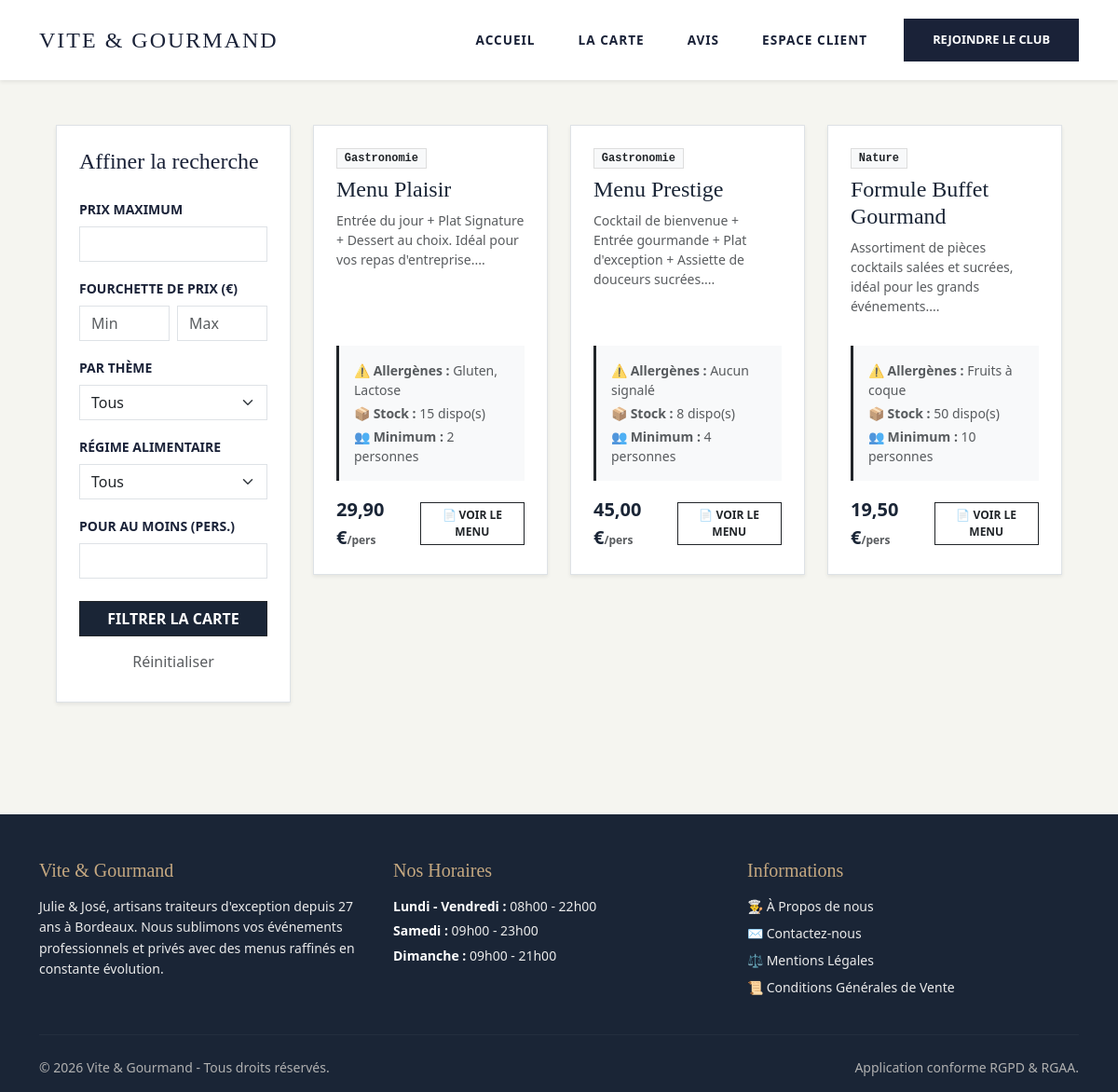
Screenshot of /menus.php with the database file from the repository.
### tables this page shows
CREATE TABLE `menus` (
  `menu_id` int(11) NOT NULL,
  `titre` varchar(100) NOT NULL,
  `description` text DEFAULT NULL,
  `prix_base` decimal(10,2) NOT NULL,
  `theme` varchar(50) DEFAULT 'Gastronomie',
  `regime` varchar(50) DEFAULT 'Classique',
  `allergenes` varchar(255) DEFAULT 'Aucun signalé',
  `stock_dispo` int(11) DEFAULT 10,
  `nb_pers_min` int(11) DEFAULT 2,
  `image` varchar(255) DEFAULT 'default.jpg'
);

### menus.php (the view, shortened to what this page needs)
<?php
include 'includes/header.php';
require_once 'config/database.php';
$prix_max = isset($_GET['prix_max']) ? (float)$_GET['prix_max'] : null;
$prix_min_fourchette = isset($_GET['prix_min_f']) ? (float)$_GET['prix_min_f'] : null;
$prix_max_fourchette = isset($_GET['prix_max_f']) ? (float)$_GET['prix_max_f'] : null;
$nb_pers = isset($_GET['nb_pers_min']) ? (int)$_GET['nb_pers_min'] : null;
$sql = "SELECT * FROM menus WHERE 1=1";
$params = [];
$stmt = $pdo->prepare($sql);
$stmt->execute($params);
$menus = $stmt->fetchAll();
?>
<div class="container-fluid py-5">
    <div class="row px-xl-5">
        <div class="col-lg-3 mb-4">
            <div class="bg-white p-4 shadow-sm border">
                <h4 style="font-family: 'Playfair Display', serif;" class="mb-4">Affiner la recherche</h4>
                <form method="GET" action="menus.php">
                    <div class="mb-3">
                        <label class="form-label small text-uppercase fw-bold">Prix maximum</label>
                        <input type="number" name="prix_max" class="form-control rounded-0" value="<?= $prix_max ?>">
                    </div>
                    <div class="mb-3">
                        <label class="form-label small text-uppercase fw-bold">Fourchette de prix (€)</label>
                        <div class="d-flex gap-2">
                            <input type="number" name="prix_min_f" placeholder="Min" class="form-control rounded-0" value="<?= $prix_min_fourchette ?>">
                            <input type="number" name="prix_max_f" placeholder="Max" class="form-control rounded-0" value="<?= $prix_max_fourchette ?>">
                        </div>
                    </div>
                    <div class="mb-3">
                        <label class="form-label small text-uppercase fw-bold">Par Thème</label>
                        <select name="theme" class="form-select rounded-0">
                            <option value="">Tous</option>
                        </select>
                    </div>
                    <div class="mb-3">
                        <label class="form-label small text-uppercase fw-bold">Régime Alimentaire</label>
                        <select name="regime" class="form-select rounded-0">
                            <option value="">Tous</option>
                        </select>
                    </div>
                    <div class="mb-4">
                        <label class="form-label small text-uppercase fw-bold">Pour au moins (pers.)</label>
                        <input type="number" name="nb_pers_min" class="form-control rounded-0" value="<?= $nb_pers ?>">
                    </div>
                    <button type="submit" class="btn btn-dark rounded-0 w-100 text-uppercase fw-bold" style="background:#1a2536;">Filtrer la carte</button>
                    <a href="menus.php" class="btn btn-link w-100 text-center text-muted small mt-2 text-decoration-none">Réinitialiser</a>
                </form>
            </div>
        </div>
        <div class="col-lg-9">
            <div class="row g-4">
                <?php if (empty($menus)): ?>
                    <div class="col-12 text-center py-5">
                        <p class="text-muted">Aucun menu d'exception ne correspond à vos filtres actuels.</p>
                    </div>
                <?php else: ?>
                    <?php foreach ($menus as $menu): ?>
                        <div class="col-md-6 col-xl-4">
                            <div class="card h-100 bg-white border shadow-sm rounded-0">
                                <div class="card-body p-4 d-flex flex-column">
                                    <span class="badge bg-light text-dark align-self-start mb-2 rounded-0 font-monospace small" style="border: 1px solid #ddd;"><?= htmlspecialchars($menu['theme'] ?? 'Gastronomique') ?></span>
                                    <h4 class="card-title" style="font-family: 'Playfair Display', serif; color: #1a2536;"><?= htmlspecialchars($menu['titre']) ?></h4>
                                    <p class="card-text text-muted small flex-grow-1"><?= htmlspecialchars(substr($menu['description'], 0, 120)) ?>...</p>
                                    <div class="bg-light p-3 my-3 rounded-0 small text-muted border-start border-dark border-3">
                                        <div class="mb-1">⚠️ <strong>Allergènes :</strong> <?= htmlspecialchars($menu['allergenes'] ?? 'Aucun signalé') ?></div>
                                        <div class="mb-1">📦 <strong>Stock :</strong> <?= $menu['stock_dispo'] ?> dispo(s)</div>
                                        <div>👥 <strong>Minimum :</strong> <?= $menu['nb_pers_min'] ?> personnes</div>
                                    </div>
                                    <div class="d-flex justify-content-between align-items-center mt-auto">
                                        <span class="fs-5 fw-bold" style="color: #1a2536;"><?= number_format($menu['prix_base'], 2, ',', ' ') ?> €<span class="small text-muted" style="font-size:0.75rem;">/pers</span></span>
                                        <a href="menu_detail.php?id=<?= $menu['menu_id'] ?? $menu['id'] ?>" class="btn btn-outline-dark btn-sm rounded-0 text-uppercase small" style="font-size: 0.75rem; font-weight: 600;">📄 Voir le Menu</a>
                                    </div>
                                </div>
                            </div>
                        </div>
                    <?php endforeach; ?>
                <?php endif; ?>
            </div>
        </div>
    </div>
</div>
<?php include 'includes/footer.php'; ?>

### header.php (shortened to what this page needs)
<!DOCTYPE html>
<html lang="fr">
<head>
    <link href="https://cdn.jsdelivr.net/npm/bootstrap@5.3.0/dist/css/bootstrap.min.css" rel="stylesheet">
    <link href="assets/css/style.css" rel="stylesheet">
</head>
<body>
<nav class="navbar navbar-expand-lg sticky-top shadow-sm">
    <div class="container">
        <a class="navbar-brand" href="index.php">VITE & GOURMAND</a>
        <div class="collapse navbar-collapse" id="navbarNav">
            <ul class="navbar-nav ms-auto align-items-center">
                <li class="nav-item"><a class="nav-link" href="index.php">Accueil</a></li>
                <li class="nav-item"><a class="nav-link" href="menus.php">La Carte</a></li>
                <li class="nav-item"><a class="nav-link" href="avis.php">Avis</a></li>
                <?php if (isset($_SESSION['user_id'])): ?>
                    <li class="nav-item">
                        <a href="mon_espace.php" class="btn btn-outline-dark rounded-0 me-2" style="font-size: 0.85rem; font-weight: 600; text-transform: uppercase;">
                            👤 Mon Espace
                        </a>
                    </li>
                    <?php if (isset($_SESSION['role']) && $_SESSION['role'] === 'admin'): ?>
                        <li class="nav-item">
                            <a href="admin_commandes.php" class="btn btn-outline-warning rounded-0 ms-2" style="font-size: 0.85rem; font-weight: 600; text-transform: uppercase;">
                                💼 Administration
                            </a>
                        </li>
                    <?php endif; ?>
                    <li class="nav-item">
                        <a class="btn btn-outline-dark btn-sm rounded-0 ms-2" href="logout.php">Déconnexion</a>
                    </li>
                <?php else: ?>
                    <li class="nav-item"><a class="nav-link" href="login.php">Espace Client</a></li>
                    <li class="nav-item">
                        <a class="btn btn-premium ms-lg-3" href="register.php">Rejoindre le club</a>
                    </li>
                <?php endif; ?>
            </ul>
        </div>
    </div>
</nav>

### footer.php (shortened to what this page needs)
<footer class="bg-dark text-white pt-5 pb-3 mt-5" style="background-color: #1a2536 !important; color: #ffffff !important;">
    <div class="container">
        <div class="row g-4">
            <div class="col-md-4">
                <h5 class="mb-3" style="font-family: 'Playfair Display', serif; color: #c5a880 !important;">Vite & Gourmand</h5>
                <p class="small" style="line-height: 1.6; color: #eaeaea !important;">
                    Julie & José, artisans traiteurs d'exception depuis 27 ans à Bordeaux. Nous sublimons vos événements professionnels et privés avec des menus raffinés en constante évolution.
                </p>
            </div>
            <div class="col-md-4">
                <h5 class="mb-3" style="font-family: 'Playfair Display', serif; color: #c5a880 !important;">Nos Horaires</h5>
                <ul class="list-unstyled small" style="line-height: 1.6; color: #eaeaea !important;">
                    <li class="mb-1"><strong style="color: #ffffff;">Lundi - Vendredi :</strong> 08h00 - 22h00 </li>
                    <li class="mb-1"><strong style="color: #ffffff;">Samedi :</strong> 09h00 - 23h00 </li>
                    <li class="mb-1"><strong style="color: #ffffff;">Dimanche :</strong> 09h00 - 21h00 </li>
                </ul>
            </div>
            <div class="col-md-4">
                <h5 class="mb-3" style="font-family: 'Playfair Display', serif; color: #c5a880 !important;">Informations</h5>
                <ul class="list-unstyled small">
                    <li class="mb-2"><a href="a_propos.php" class="text-decoration-none hover-link" style="color: #eaeaea !important;">👨‍🍳 À Propos de nous</a></li>
                    <li class="mb-2"><a href="contact.php" class="text-decoration-none hover-link" style="color: #eaeaea !important;">✉️ Contactez-nous</a></li>
                    <li class="mb-2"><a href="mentions_legales.php" class="text-decoration-none hover-link" style="color: #eaeaea !important;">⚖️ Mentions Légales</a></li>
                    <li class="mb-2"><a href="cgv.php" class="text-decoration-none hover-link" style="color: #eaeaea !important;">📜 Conditions Générales de Vente</a></li>
                </ul>
            </div>
        </div>
        <hr class="my-4" style="border-color: rgba(255,255,255,0.15);">
        <div class="row small" style="color: #b0b0b0 !important;">
            <div class="col-md-6 text-center text-md-start">
                &copy; <?= date('Y') ?> Vite & Gourmand - Tous droits réservés.
            </div>
            <div class="col-md-6 text-center text-md-end">
                Application conforme RGPD & RGAA.
            </div>
        </div>
    </div>
</footer>
</body>
</html>

### style.css (style rules this page uses)
:root { --bg-soft: #F5F5F0; --primary: #1A2238; --accent: #C5A059; --text-muted: #555555; }
body { background-color: var(--bg-soft); color: var(--primary); }

### header.php (style rules this page uses)
h1, h2, h3, .navbar-brand { font-family: 'Playfair Display', serif; }
.navbar { background-color: rgba(255, 255, 255, 0.95) !important; backdrop-filter: blur(10px); padding: 20px 0; }
.navbar-brand { font-size: 1.5rem; letter-spacing: 2px; color: var(--primary) !important; }
.nav-link { text-transform: uppercase; font-size: 0.85rem; font-weight: 600; letter-spacing: 1px; color: var(--primary) !important; margin: 0 15px; }
.btn-premium { background-color: var(--primary); color: white !important; border-radius: 0; padding: 12px 30px; font-size: 0.8rem; font-weight: 600; text-transform: uppercase; transition: 0.4s; border: 1px solid var(--primary); }

### rows the page displays
menus: theme "Gastronomie", titre "Menu Plaisir", description "Entrée du jour + Plat Signature + Dessert au choix. Idéal pour vos repas d'entreprise.", allergenes "Gluten, Lactose", stock_dispo "15", nb_pers_min "2", prix_base "29,90"
menus: theme "Gastronomie", titre "Menu Prestige", description "Cocktail de bienvenue + Entrée gourmande + Plat d'exception + Assiette de douceurs sucrées.", allergenes "Aucun signalé", stock_dispo "8", nb_pers_min "4", prix_base "45,00"
menus: theme "Nature", titre "Formule Buffet Gourmand", description "Assortiment de pièces cocktails salées et sucrées, idéal pour les grands événements.", allergenes "Fruits à coque", stock_dispo "50", nb_pers_min "10", prix_base "19,50"
